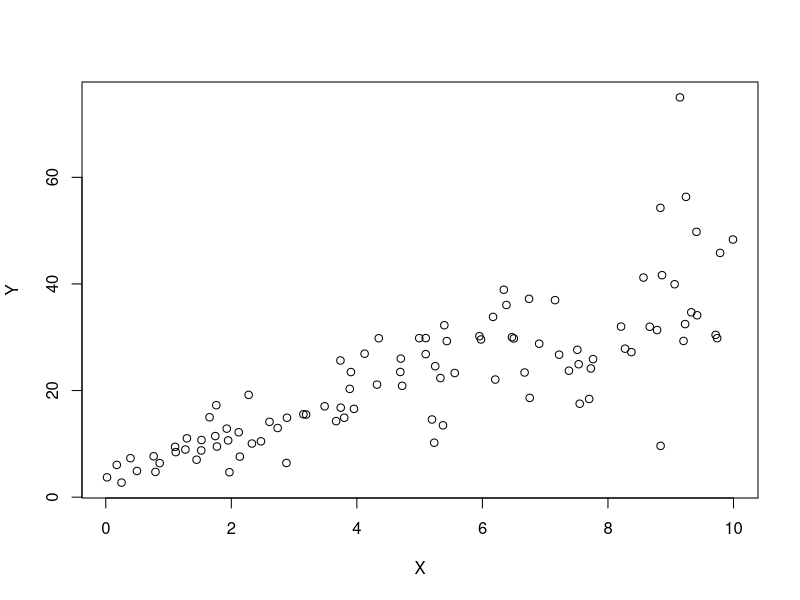
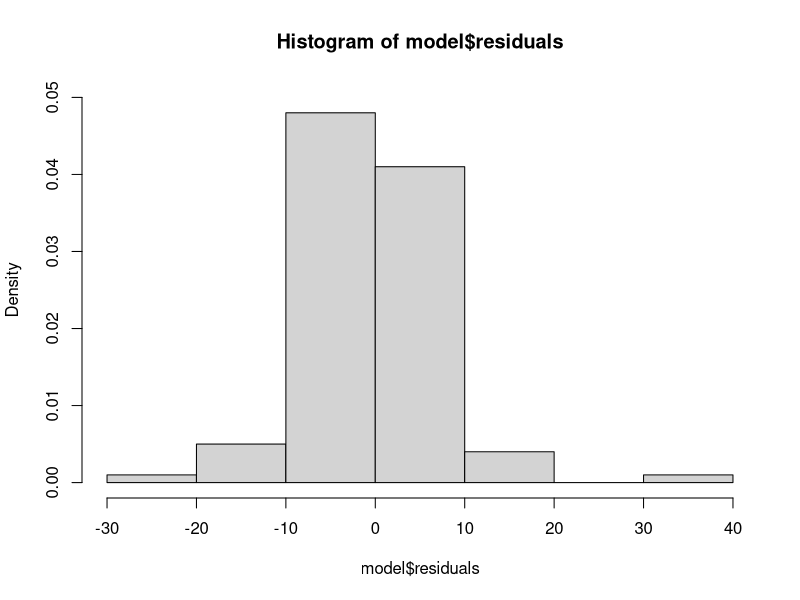
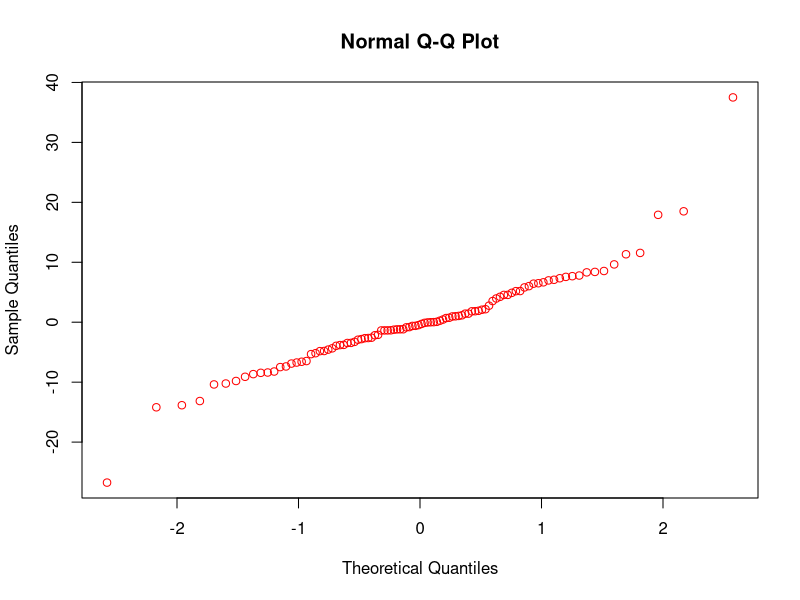

Generate these figures, in order, with R:
## ---- chunk 1
set.seed(2017)
X=runif(100)*10
Y=X*4+3.45
Y=rnorm(100)*0.29*Y+Y
## a)
cor(X,Y)
plot(X,Y)
##  yes, we can fit a linear model y based on x and has a positive correlation.
## b)
model<-lm(Y~X)
summary(model)
##   The accuracy of above linear model is 65.17%, Varability in y can be     explained by x 
##    Y=3.6108X+4.4655 is the equation of the model
## c)
(cor(Y,X))^2
##    square of correlation is multiple r-square.
##    Coefficient of Determination= (Correlation Coefficient)^2      
## d)
hist(model$residuals,freq = FALSE,ylim = c(0,0.05))
qqnorm(model$residuals,col="red")
##  From the above graph, residuals are normally distrubuted, So the linear model is appropriate.
## ---- chunk 2
head(mtcars)
summary(lm(hp~wt,data=mtcars))
summary(lm(hp~mpg,data=mtcars))
## chris is correct by seeing the multiple r-squared value, mpg got high r square value 60% compared to wt of car 43%. 
## ---- chunk 3
summary(model2<-lm(hp~cyl+mpg,data = mtcars))
((model2$coefficients[2]*4)+model2$coefficients[1])+(model2$coefficients[3]*22)
predict(model2,data.frame(cyl=4,mpg=22),interval = "prediction",level=0.85)
## ---- chunk 4
library(mlbench)
data(BostonHousing)
hos<-lm(medv~crim+zn+ptratio+chas,data=BostonHousing)
summary(hos)
## It is not very accurate model because R square value is very low of 36%.
## ---- chunk 5
summary(hos1<-lm(medv~chas,data = BostonHousing))
hos1$coefficients
(hos1$coefficients[2]*0)+hos1$coefficients[1]
(hos1$coefficients[2]*1)+hos1$coefficients[1]
## by using the correlation cofficients the house with chas of 1 is more expensive than house without chas of 0 with a value of 4.3
## ---- chunk 6
summary(hos2<-lm(medv~ptratio,data = BostonHousing))
(hos2$coefficients[2]*15)+hos2$coefficients[1]
(hos2$coefficients[2]*18)+hos2$coefficients[1]
## By using the correlation coffecients, as the coffecient are negative so if the ptratio increases the housing price decreases.
## The price of house whice has ptratio of 15 is high compared to price of house which has a ptratio of 18 by a value of 6.471
## ---- chunk 7
summary(hos)
##  A low p-value (< 0.05) indicates that you can reject the null hypothesis Hence from the model summary none of the independent varialbes are statistically insignificant.
## ---- chunk 8
anova(hos)
## by comparing p values 
## 1) crim
## 2) ptratio
## 3) zn
## 4)chas
